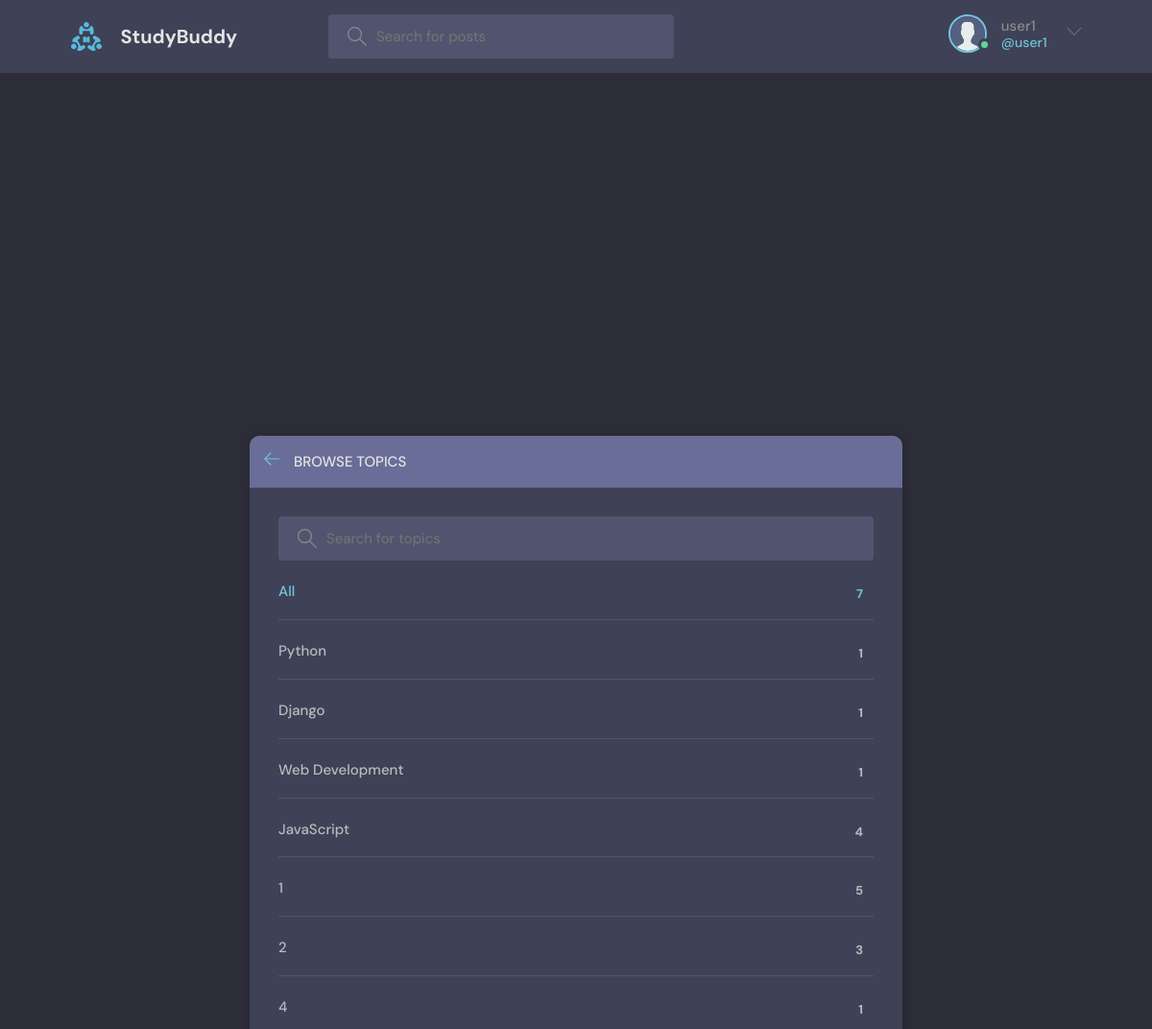
The page /topics/ (signed in) on the database its author committed.
### base/models.py (models this page shows, shortened)
class User(AbstractUser):
    name = models.CharField(max_length=200, null=True)
    email = models.EmailField(unique=True, null=True)
    bio = models.TextField(null=True)
    avatar = models.ImageField(null=True, default="avatar.svg")
    USERNAME_FIELD = 'email'
    REQUIRED_FIELDS = []
    objects = CustomUserManager()

class Topic(models.Model):
    name = models.CharField(max_length=200)

### base/views.py (the view)
# urls.py: path('topics/', views.topicsPage, name="topics"),
def topicsPage(request):
    q = request.GET.get('q') if request.GET.get('q') != None else ''
    topics = Topic.objects.filter(name__icontains=q)
    return render(request, 'topics.html', {'topics': topics})

### templates/topics.html (shortened to what this page needs)
{% extends 'main.html' %} {% block content %}
<main class="create-room layout">
  <div class="container">
    <div class="layout__box">
      <div class="layout__boxHeader">
        <div class="layout__boxTitle">
          <a href="{% url 'home' %}">
            <svg
              version="1.1"
              xmlns="http://www.w3.org/2000/svg"
              width="32"
              height="32"
              viewBox="0 0 32 32"
            >
              <title>arrow-left</title>
              <path
                d="M13.723 2.286l-13.723 13.714 13.719 13.714 1.616-1.611-10.96-10.96h27.625v-2.286h-27.625l10.965-10.965-1.616-1.607z"
              ></path>
            </svg>
          </a>
          <h3>Browse Topics</h3>
        </div>
      </div>
      <div class="topics-page layout__body">
        <form action="" method="GET" class="header__search">
          <label>
            <input name="q" placeholder="Search for topics" />
          </label>
        </form>
        <ul class="topics__list">
          <li>
            <a href="{% url 'topics' %}" class="active"
              >All <span>{{topics.count}}</span></a
            >
          </li>
          {% for topic in topics %}
          <li>
            <a href="{% url 'home' %}?q={{topic.name}}"
              >{{ topic.name }} <span>{{topic.room_set.all.count}}</span></a
            >
          </li>
          {% endfor %}
        </ul>
      </div>
    </div>
  </div>
</main>
{% endblock content %}

### templates/navbar.html (shortened to what this page needs)
{% load static %}
<header class="header header--loggedIn">
  <div class="container">
    <a href="{% url 'home' %}" class="header__logo">
      <img src="{% static 'images/logo.svg' %}" />
      <h1>StudyBuddy</h1>
    </a>
    <form class="header__search" method="GET" action="{% url 'home' %}">
      <label>
        <input name="q" placeholder="Search for posts" />
      </label>
    </form>
    <nav class="header__menu">
      {% if request.user.is_authenticated %}
      <div class="header__user">
        <a href="{% url 'update-user' %}">
          <div class="avatar avatar--medium active">
            <img src="/static/images/avatar.svg" />
          </div>
          <p>
            {{request.user.username}} <span>@{{request.user.username}}</span>
          </p>
        </a>
        <button class="dropdown-button">
          <svg
            version="1.1"
            xmlns="http://www.w3.org/2000/svg"
            width="32"
            height="32"
            viewBox="0 0 32 32"
          >
            <title>chevron-down</title>
            <path d="M16 21l-13-13h-3l16 16 16-16h-3l-13 13z"></path>
          </svg>
        </button>
      </div>
      {% else %}
      <a href="{% url 'login' %}">
        <img src="{% static 'images/avatar.svg' %}" />
        <p>Login</p>
      </a>
      {% endif %}
    </nav>
  </div>
</header>

### static/styles/style.css (style rules this page uses)
:root { --color-main: #71c6dd; --color-main-light: #e1f6fb; --color-dark: #3f4156; --color-dark-medium: #51546e; --color-dark-light: #696d97; --color-light: #e5e5e5; --color-gray: #8b8b8b; --color-light-gray: #b2bdbd; --color-bg: #2d2d39; --color-success: #5dd693; --color-error: #fc4b0b; }
* { font-family: "DM Sans", -apple-system, BlinkMacSystemFont, "Segoe UI", Roboto, Oxygen, Ubuntu, Cantarell, "Open Sans", "Helvetica Neue", sans-serif; margin: 0; padding: 0; box-sizing: border-box; text-rendering: optimizeLegibility; font-size: inherit; }
html { font-size: 56.25%; }
@media only screen and (min-width: 1200px) { html { font-size: 62.5%; } }
body { line-height: 1.6; font-weight: 400; font-size: 1.5rem; color: var(--color-light-gray); background-color: var(--color-bg); min-height: 100vh; }
img { width: 100%; }
a { display: inline-block; color: var(--color-main); text-decoration: none; }
.container { max-width: 120rem; width: 90%; margin: auto; }
.avatar { position: relative; display: inline-block; border-radius: 50%; border: 2px solid var(--color-main); }
.avatar img { display: block; border-radius: 50%; object-fit: cover; object-position: center; }
.avatar::after { content: ""; display: block; position: absolute; background-color: var(--color-gray); z-index: 111; border-radius: 50%; border: 0.3rem solid var(--color-dark); }
.avatar.active::after { background-color: var(--color-success); }
.avatar.avatar--medium img { width: 3.6rem; height: 3.6rem; border-radius: 50%; }
.avatar.avatar--medium:after { width: 0.7rem; height: 0.7rem; bottom: 0px; right: -6px; }
.header { padding: 1.5rem; background-color: var(--color-dark); }
.header > .container { display: flex; gap: 9.5rem; }
.header__logo, .header__user { display: flex; gap: 2rem; align-items: center; }
.header__logo > img { height: 3.2rem; width: 3.2rem; }
.header__logo > h1 { font-weight: 700; font-size: 2rem; color: var(--color-light); }
.header__search > label { background-color: var(--color-dark-medium); padding: 1.3rem 1rem; display: flex; align-items: center; gap: 1rem; border-radius: 4px; }
.header__search svg { fill: var(--color-gray); width: 2rem; height: 2rem; margin-left: 1rem; }
.header__search input { width: 30rem; background: transparent; border: none; outline: none; color: var(--color-light); }
.header__menu { margin-left: auto; position: relative; }
.header__menu a { display: flex; gap: 1.5rem; align-items: center; font-weight: 500; text-decoration: none; color: var(--color-gray); }
.header__menu img { height: 3.6rem; }
.header__menu p { line-height: 1.2; }
.header__menu span { color: var(--color-main); font-weight: 500; font-size: 1.4rem; display: block; }
.header__menu svg { width: 1.6rem; height: 1.6rem; fill: var(--color-dark-light); }
.dropdown-button { background: transparent; border: 0; outline: 0; cursor: pointer; }
.layout { margin-top: 2.4rem; }
.layout > .container { display: flex; justify-content: space-between; align-items: flex-start; }
.layout__box { width: 90%; max-width: 48rem; min-height: 40rem; position: absolute; top: 70%; left: 50%; transform: translate(-50%, -46%); background-color: var(--color-dark); border-radius: 1rem; box-shadow: 1px 1px 6px 3px rgba(0, 0, 0, 0.1); overflow: hidden; }
.layout__boxHeader { display: flex; padding: 1.5rem; background-color: var(--color-dark-light); }
.layout__boxTitle { display: flex; gap: 1.5rem; align-items: center; }
.layout__boxTitle h3 { text-transform: uppercase; font-weight: 500; color: var(--color-light); }
.layout__boxTitle svg { width: 1.6rem; height: 1.6rem; fill: var(--color-main); }
.layout__body { margin: 3rem; }
.topics__list { list-style: none; }
.topics__list li a { display: flex; justify-content: space-between; margin-bottom: 3rem; font-weight: 500; color: var(--color-light-gray); transition: all 0.3s ease-in-out; }
.topics__list li a.active, .topics__list li a:hover { color: var(--color-main); }
.topics__list li a span { padding: 0.5rem 1rem; background-color: var(--color-dark); border-radius: 3px; font-size: 1.3rem; font-weight: 700; letter-spacing: 1px; }
.topics-page .topics__list li:not(:last-child) a { margin: 2rem 0; padding-bottom: 1rem; text-decoration: none; border-bottom: 1px solid var(--color-dark-medium); }
.topics-page .header__search { display: block; }
.create-room.layout .layout__box { max-width: 68rem; }

### rows shown on the page
User: user.username "user1"
Topic: name "Python", room_set.all.count "1"
Topic: name "Django", room_set.all.count "1"
Topic: name "Web Development", room_set.all.count "1"
Topic: name "JavaScript", room_set.all.count "4"
Topic: name "1", room_set.all.count "5"
Topic: name "2", room_set.all.count "3"
Topic: name "4", room_set.all.count "1"

### other values the page prints
{{ topics.count }} "7"
